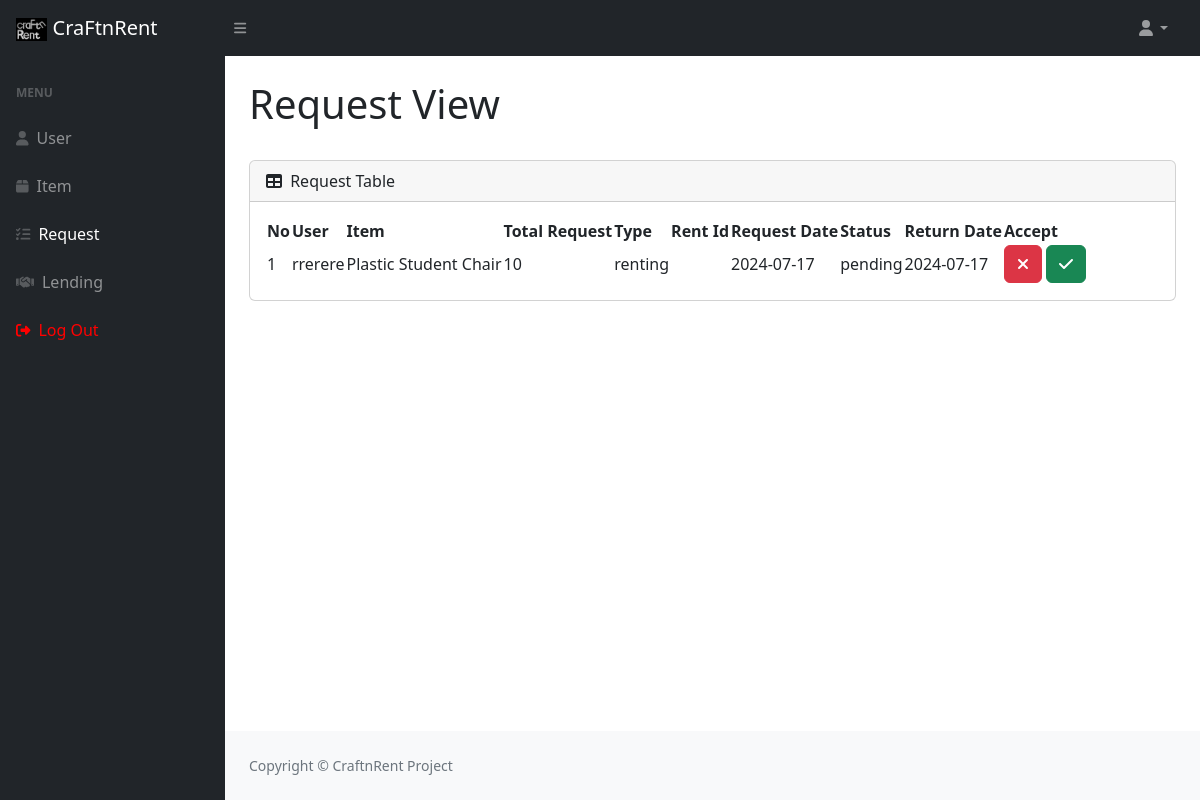
/request.php (signed in), run on the app's committed database.
### tables this page shows
CREATE TABLE `request` (
  `id` int(11) NOT NULL,
  `id_user` int(11) NOT NULL,
  `id_item` int(11) NOT NULL,
  `total_request` int(11) NOT NULL,
  `type` varchar(50) NOT NULL,
  `rent_id` int(11) DEFAULT NULL,
  `request_date` date NOT NULL,
  `status` varchar(50) NOT NULL CHECK (`status` in ('pending','approved','rejected')),
  `return_date` date NOT NULL
);

CREATE TABLE `user` (
  `id` int(11) NOT NULL,
  `username` varchar(50) NOT NULL,
  `email` varchar(50) NOT NULL,
  `telephone` varchar(50) NOT NULL,
  `password` varchar(50) NOT NULL
);

CREATE TABLE `item` (
  `id` int(11) NOT NULL,
  `name` varchar(150) NOT NULL,
  `image` varchar(50) NOT NULL,
  `type` varchar(50) NOT NULL,
  `brand` varchar(50) NOT NULL,
  `stock` int(11) NOT NULL,
  `status` varchar(50) NOT NULL
);

### Web/request.php (the view, shortened to what this page needs)
<?php
include 'layout/header.php';
include 'koneksi.php';
?>
<div id="layoutSidenav">
    <div id="layoutSidenav_nav">
        <nav class="sb-sidenav accordion sb-sidenav-dark" id="sidenavAccordion">
            <div class="sb-sidenav-menu">
                <div class="nav">
                    <div class="sb-sidenav-menu-heading">MENU</div>
                    <a class="nav-link" href="user.php">
                        <div class="sb-nav-link-icon"><i class="fas fa-user"></i></div>
                        User
                    </a>
                    <a class="nav-link" href="barang.php">
                        <div class="sb-nav-link-icon"><i class="fas fa-box"></i></div>
                        Item
                    </a>
                    <a class="nav-link nav-link-white" href="request.php">
                        <div class="sb-nav-link-icon"><i class="fas fa-tasks"></i></div>
                        Request
                    </a>
                    <a class="nav-link" href="lending.php">
                        <div class="sb-nav-link-icon"><i class="fas fa-handshake"></i></div>
                        Lending
                    </a>
                    <a class="nav-link nav-link-red" href="logout.php">
                        <div class="sb-nav-link-icon icon-out"><i class="fas fa-sign-out-alt"></i></div>
                        Log Out
                    </a>
                </div>
            </div>
        </nav>
    </div>
    <div id="layoutSidenav_content">
        <main>
            <div class="container-fluid px-4">
                <h1 class="mt-4">Request View</h1>
                <div class="card mb-4">
                    <div class="card-header">
                        <i class="fas fa-table me-1"></i>
                        Request Table
                    </div>
                    <div class="card-body">
                        <table id="datatablesSimple">
                            <thead>
                                <tr>
                                    <th>No</th>
                                    <th>User</th>
                                    <th>Item</th>
                                    <th>Total Request</th>
                                    <th>Type</th>
                                    <th>Rent Id</th>
                                    <th>Request Date</th>
                                    <th>Status</th>
                                    <th>Return Date</th>
                                    <th>Accept</th>
                                </tr>
                            </thead>
                            <tbody>
                                <?php
                                $query = "SELECT
                                r.*,
                                u.username,
                                i.name
                            FROM
                                request r
                            JOIN
                                user u ON r.id_user = u.id
                            JOIN
                                item i ON r.id_item = i.id
                            WHERE
                                r.status = 'pending'
                            ORDER BY
                                r.id ASC;
                            ";
                                $result = mysqli_query($koneksi, $query);
                                $no = 1;
                                while ($row = mysqli_fetch_assoc($result)) {
                                    ?>
                                    <tr>
                                        <td><?php echo $no; ?></td>
                                        <td><?php echo $row['username']; ?></td>
                                        <td><?php echo $row['name']; ?></td>
                                        <td><?php echo $row['total_request']; ?></td>
                                        <td><?php echo $row['type']; ?></td>
                                        <td><?php echo $row['rent_id']; ?></td>
                                        <td><?php echo $row['request_date']; ?></td>
                                        <td><?php echo $row['status']; ?></td>
                                        <td><?php echo $row['return_date']; ?></td>
                                        <td>
                                            <a href="request.php?delete=<?php echo $row['id']; ?>" onclick="return confirm('Are you sure?')" class="btn btn-danger"><i class="fas fa-times"></i></a>
                                            <a href="request.php?approve=<?php echo $row['id']; ?>" class="btn btn-success"><i class="fas fa-check"></i></a>
                                        </td>
                                    </tr>
                                    <?php
                                    $no++;
                                }
                                ?>
                            </tbody>
                        </table>
                    </div>
                </div>
            </div>
        </main>
        <?php include 'layout/footer.php'; ?>

### Web/request.php (style rules this page uses)
.nav-link-white { color: white !important; }
.nav-link-red { color: red !important; }
.nav-link-red .icon-out { color: red !important; }

### data on the page
request: id_user.username "rrerere", id_item.name "Plastic Student Chair", total_request "10", type "renting", request_date "2024-07-17", status "pending", return_date "2024-07-17"
